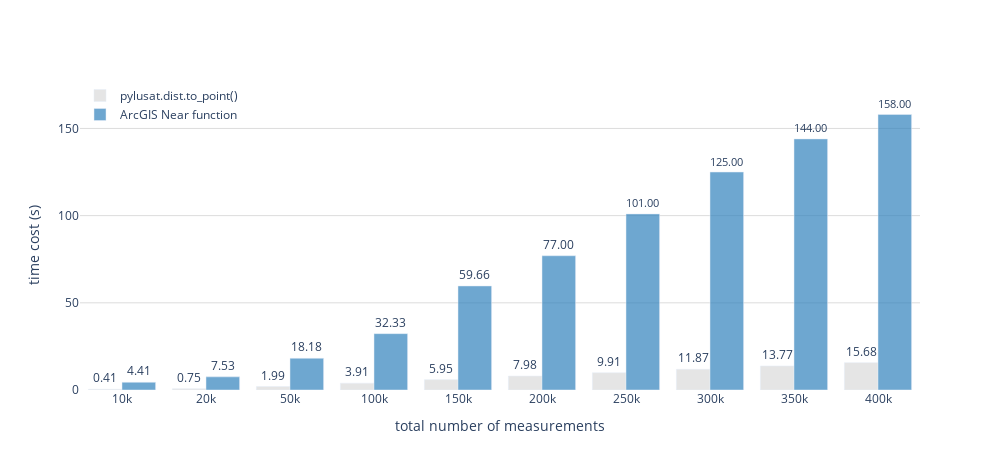

The notebook cell saved with this chart:
### Code cell
fig = go.Figure()

fig.add_trace(go.Bar(
    x=pnt_dist_df['number of points'],
    y=pnt_dist_df['pylusat.dist.to_point()'],
    name='pylusat.dist.to_point()',
#     marker=dict(
#         color=pnt_dist_df['pylusat dist.to_point()'],
#         colorscale='Redor'
#     ),
    marker_color='rgba(204,204,204,0.5)',
#     orientation='h'
))

fig.add_trace(go.Bar(
    x=pnt_dist_df['number of points'],
    y=pnt_dist_df['ArcGIS Near Function'],
    name='ArcGIS Near function',
    marker_color='rgba(49,130,189,0.7)',
#     orientation='h'
))

fig.update_traces(texttemplate='%{y:.2f}', textposition='outside')
fig.update_xaxes(showgrid=False, title='total number of measurements')
fig.update_yaxes(showgrid=True, title='time cost (s)',
                 gridwidth=1, gridcolor='gainsboro')
fig.update_layout(
    width=1000, height=470,
    showlegend=True,
    plot_bgcolor='rgba(0,0,0,0)',
    legend=dict(
        yanchor="bottom",
        y=0.9,
        xanchor="left",
        x=0,
        bgcolor='rgba(0,0,0,0)'
    )
)

# fig.write_image("point_dist.png", scale=5, width=1000, height=470)
fig.show()

### Figure 1 — Plotly figure (JSON) as saved in the notebook; plotly's stock layout.template omitted (floating-point values rounded to 4 significant figures)
{"data": [{"marker": {"color": "rgba(204,204,204,0.5)"}, "name": "pylusat.dist.to_point()", "textposition": "outside", "texttemplate": "%{y:.2f}", "type": "bar", "x": ["10k", "20k", "50k", "100k", "150k", "200k", "250k", "300k", "350k", "400k"], "y": [0.41, 0.75, 1.99, 3.91, 5.95, 7.98, 9.91, 11.87, 13.77, 15.68]}, {"marker": {"color": "rgba(49,130,189,0.7)"}, "name": "ArcGIS Near function", "textposition": "outside", "texttemplate": "%{y:.2f}", "type": "bar", "x": ["10k", "20k", "50k", "100k", "150k", "200k", "250k", "300k", "350k", "400k"], "y": [4.41, 7.53, 18.18, 32.33, 59.66, 77, 101, 125, 144, 158]}], "layout": {"height": 470, "legend": {"bgcolor": "rgba(0,0,0,0)", "x": 0, "xanchor": "left", "y": 0.9, "yanchor": "bottom"}, "plot_bgcolor": "rgba(0,0,0,0)", "showlegend": true, "width": 1000, "xaxis": {"showgrid": false, "title": {"text": "total number of measurements"}}, "yaxis": {"gridcolor": "gainsboro", "gridwidth": 1, "showgrid": true, "title": {"text": "time cost (s)"}}}}
